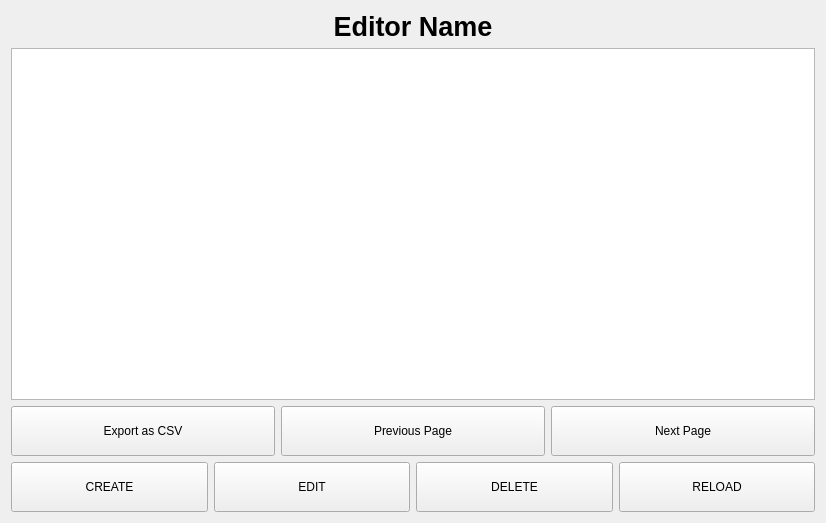
<?xml version="1.0" encoding="UTF-8"?>
<ui version="4.0">
 <class>Form</class>
 <widget class="QWidget" name="Form">
  <property name="geometry">
   <rect>
    <x>0</x>
    <y>0</y>
    <width>826</width>
    <height>523</height>
   </rect>
  </property>
  <property name="windowTitle">
   <string>Form</string>
  </property>
  <layout class="QVBoxLayout" name="verticalLayout_2" stretch="0,0,0">
   <property name="spacing">
    <number>6</number>
   </property>
   <property name="sizeConstraint">
    <enum>QLayout::SetMaximumSize</enum>
   </property>
   <item>
    <widget class="QLabel" name="editorName">
     <property name="font">
      <font>
       <pointsize>20</pointsize>
       <weight>75</weight>
       <bold>true</bold>
      </font>
     </property>
     <property name="text">
      <string>Editor Name</string>
     </property>
     <property name="alignment">
      <set>Qt::AlignCenter</set>
     </property>
    </widget>
   </item>
   <item>
    <widget class="QTableView" name="tableView"/>
   </item>
   <item>
    <layout class="QVBoxLayout" name="verticalLayout">
     <property name="sizeConstraint">
      <enum>QLayout::SetFixedSize</enum>
     </property>
     <item>
      <layout class="QHBoxLayout" name="horizontalLayout_2">
       <property name="sizeConstraint">
        <enum>QLayout::SetFixedSize</enum>
       </property>
       <item>
        <widget class="QPushButton" name="exportButton">
         <property name="sizePolicy">
          <sizepolicy hsizetype="Minimum" vsizetype="Minimum">
           <horstretch>0</horstretch>
           <verstretch>0</verstretch>
          </sizepolicy>
         </property>
         <property name="minimumSize">
          <size>
           <width>0</width>
           <height>50</height>
          </size>
         </property>
         <property name="text">
          <string>Export as CSV</string>
         </property>
        </widget>
       </item>
       <item>
        <widget class="QPushButton" name="prevPage">
         <property name="sizePolicy">
          <sizepolicy hsizetype="Minimum" vsizetype="Minimum">
           <horstretch>0</horstretch>
           <verstretch>0</verstretch>
          </sizepolicy>
         </property>
         <property name="text">
          <string>Previous Page</string>
         </property>
        </widget>
       </item>
       <item>
        <widget class="QPushButton" name="nextPage">
         <property name="sizePolicy">
          <sizepolicy hsizetype="Minimum" vsizetype="Minimum">
           <horstretch>0</horstretch>
           <verstretch>0</verstretch>
          </sizepolicy>
         </property>
         <property name="text">
          <string>Next Page</string>
         </property>
        </widget>
       </item>
      </layout>
     </item>
     <item>
      <layout class="QHBoxLayout" name="horizontalLayout">
       <item>
        <widget class="QPushButton" name="createButton">
         <property name="sizePolicy">
          <sizepolicy hsizetype="Minimum" vsizetype="Preferred">
           <horstretch>0</horstretch>
           <verstretch>0</verstretch>
          </sizepolicy>
         </property>
         <property name="minimumSize">
          <size>
           <width>0</width>
           <height>50</height>
          </size>
         </property>
         <property name="text">
          <string>CREATE</string>
         </property>
        </widget>
       </item>
       <item>
        <widget class="QPushButton" name="editButton">
         <property name="sizePolicy">
          <sizepolicy hsizetype="Minimum" vsizetype="Preferred">
           <horstretch>0</horstretch>
           <verstretch>0</verstretch>
          </sizepolicy>
         </property>
         <property name="text">
          <string>EDIT</string>
         </property>
        </widget>
       </item>
       <item>
        <widget class="QPushButton" name="deleteButton">
         <property name="sizePolicy">
          <sizepolicy hsizetype="Minimum" vsizetype="Preferred">
           <horstretch>0</horstretch>
           <verstretch>0</verstretch>
          </sizepolicy>
         </property>
         <property name="text">
          <string>DELETE</string>
         </property>
        </widget>
       </item>
       <item>
        <widget class="QPushButton" name="reloadButton">
         <property name="sizePolicy">
          <sizepolicy hsizetype="Minimum" vsizetype="Preferred">
           <horstretch>0</horstretch>
           <verstretch>0</verstretch>
          </sizepolicy>
         </property>
         <property name="text">
          <string>RELOAD</string>
         </property>
        </widget>
       </item>
      </layout>
     </item>
    </layout>
   </item>
  </layout>
 </widget>
 <resources/>
 <connections/>
</ui>
